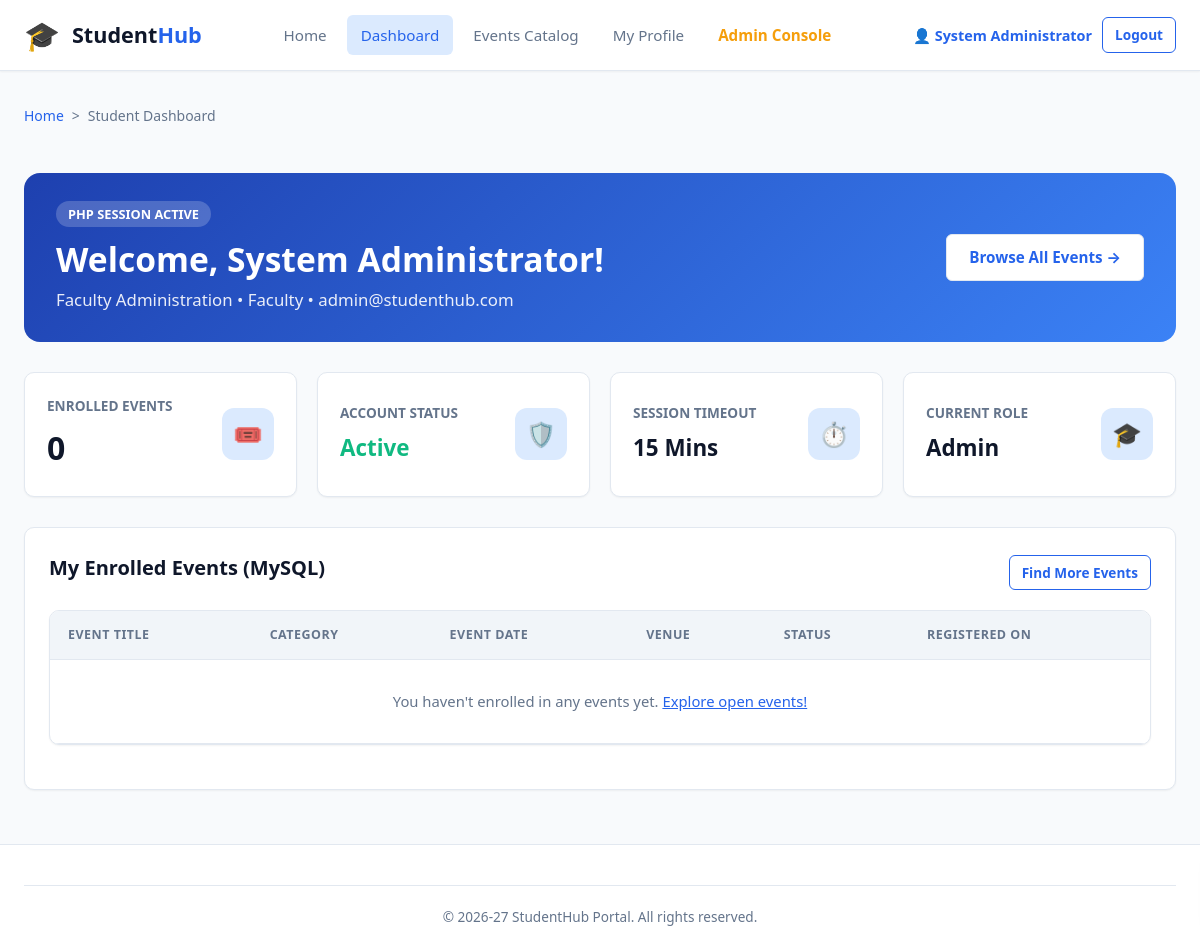
The page /php/dashboard.php (signed in) on the database its author committed.
### tables this page shows
CREATE TABLE `users` (
  `id` INT AUTO_INCREMENT PRIMARY KEY,
  `full_name` VARCHAR(100) NOT NULL,
  `email` VARCHAR(120) NOT NULL UNIQUE,
  `phone` VARCHAR(15) NOT NULL,
  `password_hash` VARCHAR(255) NOT NULL,
  `role` ENUM('student', 'admin') NOT NULL DEFAULT 'student',
  `course` VARCHAR(80) NOT NULL DEFAULT 'B.Tech IT',
  `year` VARCHAR(20) NOT NULL DEFAULT '3rd Year',
  `gender` ENUM('Male', 'Female', 'Other') NOT NULL DEFAULT 'Other',
  `status` ENUM('Active', 'Inactive') NOT NULL DEFAULT 'Active',
  `created_at` TIMESTAMP DEFAULT CURRENT_TIMESTAMP,
  `last_login` TIMESTAMP NULL DEFAULT NULL
);

### php/dashboard.php (the view, shortened to what this page needs)
<?php
$userId = $_SESSION['user_id'];
$userName = $_SESSION['user_name'];
$userEmail = $_SESSION['user_email'];
$userRole = $_SESSION['user_role'];
$pdo = get_db_connection();
$enrolledEvents = [];
$userDetails = null;
if ($pdo) {
    try {
        $uStmt = $pdo->prepare("SELECT * FROM users WHERE id = ?");
        $uStmt->execute([$userId]);
        $userDetails = $uStmt->fetch();
        $eStmt = $pdo->prepare("
            SELECT e.*, r.registered_at, r.status AS reg_status
            FROM registrations r
            JOIN events e ON r.event_id = e.id
            WHERE r.user_id = ?
            ORDER BY r.registered_at DESC
        ");
        $eStmt->execute([$userId]);
        $enrolledEvents = $eStmt->fetchAll();
    } catch (PDOException $e) {
        error_log("Dashboard query error: " . $e->getMessage());
    }
}
?>
<!DOCTYPE html>
<html lang="en">
<head>
  <link rel="stylesheet" href="../css/style.css">
</head>
<body>
  <header>
    <div class="header-container">
      <a href="../pages/index.html" class="brand-logo">
        <span style="font-size: 1.8rem;">🎓</span>
        <span>Student<span class="brand-badge">Hub</span></span>
      </a>
      <nav>
        <ul class="nav-links">
          <li><a href="../pages/index.html">Home</a></li>
          <li><a href="dashboard.php" class="active">Dashboard</a></li>
          <li><a href="../pages/events.html">Events Catalog</a></li>
          <li><a href="profile.php">My Profile</a></li>
          <?php if ($userRole === 'admin'): ?>
            <li><a href="admin_dashboard.php" style="color: var(--warning); font-weight: 700;">Admin Console</a></li>
          <?php endif; ?>
        </ul>
      </nav>
      <div class="header-actions">
        <span style="font-size: 0.9rem; font-weight: 600; color: var(--primary);">👤 <?= htmlspecialchars($userName) ?></span>
        <a href="logout.php" class="btn btn-outline btn-sm">Logout</a>
      </div>
    </div>
  </header>
  <div class="breadcrumbs">
    <a href="../pages/index.html">Home</a> &gt; <span>Student Dashboard</span>
  </div>
  <main>
    <div style="background: linear-gradient(135deg, #1e40af 0%, #3b82f6 100%); color: white; padding: 28px 32px; border-radius: var(--radius-lg); margin-bottom: 30px; display: flex; justify-content: space-between; align-items: center; flex-wrap: wrap; gap: 20px;">
      <div>
        <span style="background: rgba(255,255,255,0.2); padding: 4px 12px; border-radius: 20px; font-size: 0.8rem; font-weight: 600;">PHP SESSION ACTIVE</span>
        <h1 style="font-size: 2.1rem; margin-top: 6px; color: white;">Welcome, <?= htmlspecialchars($userName) ?>!</h1>
        <p style="opacity: 0.9; font-size: 1.05rem;">
          <?= htmlspecialchars($userDetails['course'] ?? 'B.Tech IT') ?> &bull;
          <?= htmlspecialchars($userDetails['year'] ?? '3rd Year') ?> &bull;
          <?= htmlspecialchars($userEmail) ?>
        </p>
      </div>
      <div>
        <a href="../pages/events.html" class="btn btn-secondary" style="background: white; color: var(--primary); font-weight: 700;">Browse All Events &rarr;</a>
      </div>
    </div>
    <section class="stats-grid">
      <div class="stat-card">
        <div class="stat-info">
          <h4>Enrolled Events</h4>
          <div class="stat-number"><?= count($enrolledEvents) ?></div>
        </div>
        <div class="stat-icon">🎟️</div>
      </div>
      <div class="stat-card">
        <div class="stat-info">
          <h4>Account Status</h4>
          <div class="stat-number" style="font-size: 1.4rem; color: var(--success);"><?= htmlspecialchars($userDetails['status'] ?? 'Active') ?></div>
        </div>
        <div class="stat-icon">🛡️</div>
      </div>
      <div class="stat-card">
        <div class="stat-info">
          <h4>Session Timeout</h4>
          <div class="stat-number" style="font-size: 1.4rem;">15 Mins</div>
        </div>
        <div class="stat-icon">⏱️</div>
      </div>
      <div class="stat-card">
        <div class="stat-info">
          <h4>Current Role</h4>
          <div class="stat-number" style="font-size: 1.4rem; text-transform: capitalize;"><?= htmlspecialchars($userRole) ?></div>
        </div>
        <div class="stat-icon">🎓</div>
      </div>
    </section>
    <section class="card" style="margin-bottom: 30px;">
      <div style="display: flex; justify-content: space-between; align-items: center; margin-bottom: 16px;">
        <h3>My Enrolled Events (MySQL)</h3>
        <a href="../pages/events.html" class="btn btn-outline btn-sm">Find More Events</a>
      </div>
      <div class="table-responsive">
        <table>
          <thead>
            <tr>
              <th>Event Title</th>
              <th>Category</th>
              <th>Event Date</th>
              <th>Venue</th>
              <th>Status</th>
              <th>Registered On</th>
            </tr>
          </thead>
          <tbody>
            <?php if (empty($enrolledEvents)): ?>
              <tr>
                <td colspan="6" style="text-align: center; color: var(--text-muted); padding: 30px;">
                  You haven't enrolled in any events yet. <a href="../pages/events.html" style="color: var(--primary);">Explore open events!</a>
                </td>
              </tr>
            <?php endif; ?>
          </tbody>
        </table>
      </div>
    </section>
  </main>
  <footer>
    <div class="footer-bottom">
      &copy; 2026-27 StudentHub Portal. All rights reserved.
    </div>
  </footer>
</body>
</html>

### rows shown on the page
users: course "Faculty Administration", year "Faculty", status "Active"

### other values the page prints
$userName "System Administrator"
$userEmail "admin@studenthub.com"
count($enrolledEvents) "0"
$userRole "Admin"
